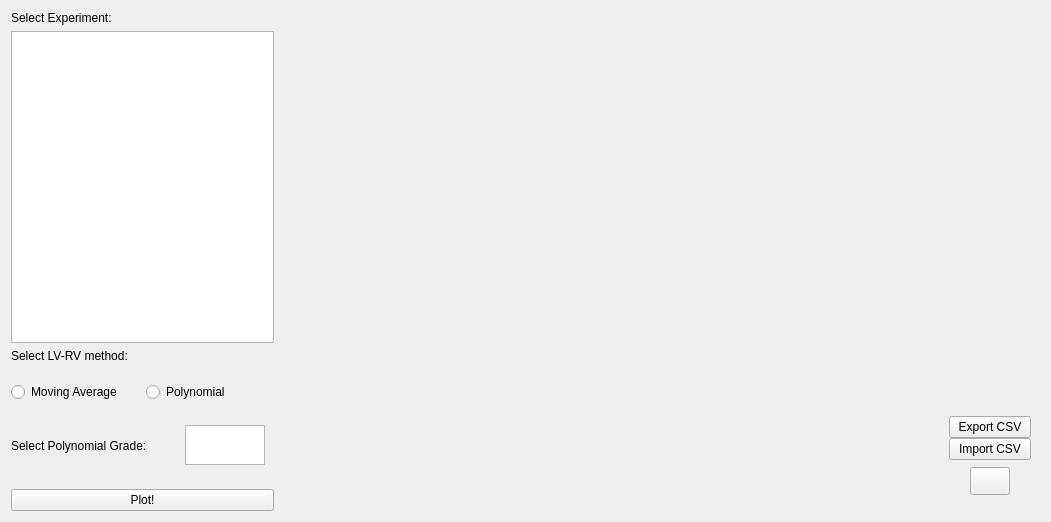
      <widget class="QWidget" name="page">
       <layout class="QGridLayout" name="gridLayout_16">
        <item row="0" column="0">
         <widget class="QFrame" name="frame_16">
          <property name="minimumSize">
           <size>
            <width>272</width>
            <height>500</height>
           </size>
          </property>
          <property name="maximumSize">
           <size>
            <width>500</width>
            <height>1680</height>
           </size>
          </property>
          <property name="frameShape">
           <enum>QFrame::NoFrame</enum>
          </property>
          <property name="frameShadow">
           <enum>QFrame::Plain</enum>
          </property>
          <property name="midLineWidth">
           <number>1</number>
          </property>
          <layout class="QGridLayout" name="gridLayout_14">
           <property name="leftMargin">
            <number>0</number>
           </property>
           <property name="topMargin">
            <number>0</number>
           </property>
           <property name="bottomMargin">
            <number>0</number>
           </property>
           <property name="horizontalSpacing">
            <number>5</number>
           </property>
           <item row="2" column="0">
            <widget class="QLabel" name="label_18">
             <property name="styleSheet">
              <string notr="true">font: 75 13pt &quot;Ubuntu Condensed&quot;;</string>
             </property>
             <property name="text">
              <string>Select LV-RV method:</string>
             </property>
            </widget>
           </item>
           <item row="0" column="0">
            <widget class="QLabel" name="label_19">
             <property name="styleSheet">
              <string notr="true">font: 75 13pt &quot;Ubuntu Condensed&quot;;</string>
             </property>
             <property name="text">
              <string>Select Experiment:</string>
             </property>
            </widget>
           </item>
           <item row="1" column="0">
            <widget class="QTableView" name="tableLVRV">
             <property name="minimumSize">
              <size>
               <width>0</width>
               <height>290</height>
              </size>
             </property>
             <property name="styleSheet">
              <string notr="true">font: 10pt &quot;Ubuntu Condensed&quot;;</string>
             </property>
            </widget>
           </item>
           <item row="4" column="0">
            <widget class="QPushButton" name="lvrv_button">
             <property name="maximumSize">
              <size>
               <width>16777215</width>
               <height>30</height>
              </size>
             </property>
             <property name="styleSheet">
              <string notr="true">font: 75 13pt &quot;Ubuntu Condensed&quot;;</string>
             </property>
             <property name="text">
              <string>Plot!</string>
             </property>
            </widget>
           </item>
           <item row="3" column="0">
            <widget class="QFrame" name="frame_17">
             <property name="minimumSize">
              <size>
               <width>0</width>
               <height>114</height>
              </size>
             </property>
             <property name="maximumSize">
              <size>
               <width>16777215</width>
               <height>114</height>
              </size>
             </property>
             <property name="frameShape">
              <enum>QFrame::NoFrame</enum>
             </property>
             <property name="frameShadow">
              <enum>QFrame::Plain</enum>
             </property>
             <layout class="QGridLayout" name="gridLayout_15">
              <property name="leftMargin">
               <number>0</number>
              </property>
              <property name="topMargin">
               <number>0</number>
              </property>
              <property name="rightMargin">
               <number>0</number>
              </property>
              <property name="bottomMargin">
               <number>0</number>
              </property>
              <item row="0" column="1">
               <widget class="QRadioButton" name="poly">
                <property name="text">
                 <string>Polynomial</string>
                </property>
               </widget>
              </item>
              <item row="0" column="0">
               <widget class="QRadioButton" name="mvAverage">
                <property name="text">
                 <string>Moving Average</string>
                </property>
               </widget>
              </item>
              <item row="1" column="0" colspan="2">
               <widget class="QFrame" name="frame_14">
                <property name="minimumSize">
                 <size>
                  <width>0</width>
                  <height>49</height>
                 </size>
                </property>
                <property name="maximumSize">
                 <size>
                  <width>16777215</width>
                  <height>49</height>
                 </size>
                </property>
                <property name="frameShape">
                 <enum>QFrame::NoFrame</enum>
                </property>
                <property name="frameShadow">
                 <enum>QFrame::Plain</enum>
                </property>
                <layout class="QHBoxLayout" name="horizontalLayout_8">
                 <property name="spacing">
                  <number>0</number>
                 </property>
                 <property name="leftMargin">
                  <number>0</number>
                 </property>
                 <property name="topMargin">
                  <number>0</number>
                 </property>
                 <property name="rightMargin">
                  <number>9</number>
                 </property>
                 <property name="bottomMargin">
                  <number>0</number>
                 </property>
                 <item>
                  <widget class="QLabel" name="label_lvrv">
                   <property name="styleSheet">
                    <string notr="true">font: 75 13pt &quot;Ubuntu Condensed&quot;;</string>
                   </property>
                   <property name="text">
                    <string>Select Polynomial Grade:</string>
                   </property>
                  </widget>
                 </item>
                 <item>
                  <widget class="QTextEdit" name="input_lvrv">
                   <property name="maximumSize">
                    <size>
                     <width>80</width>
                     <height>40</height>
                    </size>
                   </property>
                  </widget>
                 </item>
                </layout>
               </widget>
              </item>
             </layout>
            </widget>
           </item>
          </layout>
         </widget>
        </item>
        <item row="0" column="1">
         <widget class="QFrame" name="frame_1">
          <property name="sizePolicy">
           <sizepolicy hsizetype="Expanding" vsizetype="Expanding">
            <horstretch>0</horstretch>
            <verstretch>0</verstretch>
           </sizepolicy>
          </property>
          <property name="minimumSize">
           <size>
            <width>730</width>
            <height>500</height>
           </size>
          </property>
          <property name="maximumSize">
           <size>
            <width>16777215</width>
            <height>16777215</height>
           </size>
          </property>
          <property name="frameShape">
           <enum>QFrame::NoFrame</enum>
          </property>
          <property name="frameShadow">
           <enum>QFrame::Plain</enum>
          </property>
          <layout class="QHBoxLayout" name="horizontalLayout_11">
           <property name="leftMargin">
            <number>0</number>
           </property>
           <property name="topMargin">
            <number>0</number>
           </property>
           <property name="rightMargin">
            <number>0</number>
           </property>
           <property name="bottomMargin">
            <number>0</number>
           </property>
           <item>
            <widget class="QFrame" name="lvrv_frame2">
             <property name="minimumSize">
              <size>
               <width>645</width>
               <height>455</height>
              </size>
             </property>
             <property name="frameShape">
              <enum>QFrame::NoFrame</enum>
             </property>
             <property name="frameShadow">
              <enum>QFrame::Plain</enum>
             </property>
             <layout class="QVBoxLayout" name="verticalLayout_22">
              <property name="spacing">
               <number>0</number>
              </property>
              <property name="leftMargin">
               <number>0</number>
              </property>
              <property name="topMargin">
               <number>0</number>
              </property>
              <property name="rightMargin">
               <number>0</number>
              </property>
              <property name="bottomMargin">
               <number>0</number>
              </property>
              <item>
               <widget class="QFrame" name="lvrv_frame">
                <property name="frameShape">
                 <enum>QFrame::NoFrame</enum>
                </property>
                <property name="frameShadow">
                 <enum>QFrame::Plain</enum>
                </property>
               </widget>
              </item>
              <item>
               <widget class="QFrame" name="frame_34">
                <property name="maximumSize">
                 <size>
                  <width>16777215</width>
                  <height>30</height>
                 </size>
                </property>
                <property name="frameShape">
                 <enum>QFrame::NoFrame</enum>
                </property>
                <property name="frameShadow">
                 <enum>QFrame::Plain</enum>
                </property>
                <layout class="QGridLayout" name="gridLayout_13">
                 <property name="leftMargin">
                  <number>0</number>
                 </property>
                 <property name="topMargin">
                  <number>0</number>
                 </property>
                 <property name="rightMargin">
                  <number>0</number>
                 </property>
                 <property name="bottomMargin">
                  <number>0</number>
                 </property>
                 <property name="spacing">
                  <number>0</number>
                 </property>
                 <item row="0" column="0">
                  <widget class="QLabel" name="loadingLVRV">
                   <property name="text">
                    <string/>
                   </property>
                  </widget>
                 </item>
                </layout>
               </widget>
              </item>
             </layout>
            </widget>
           </item>
           <item>
            <widget class="QFrame" name="frame_27">
             <property name="minimumSize">
              <size>
               <width>90</width>
               <height>0</height>
              </size>
             </property>
             <property name="maximumSize">
              <size>
               <width>200</width>
               <height>16777215</height>
              </size>
             </property>
             <property name="frameShape">
              <enum>QFrame::NoFrame</enum>
             </property>
             <property name="frameShadow">
              <enum>QFrame::Raised</enum>
             </property>
             <layout class="QVBoxLayout" name="verticalLayout_17">
              <property name="spacing">
               <number>0</number>
              </property>
              <property name="leftMargin">
               <number>0</number>
              </property>
              <property name="topMargin">
               <number>0</number>
              </property>
              <property name="rightMargin">
               <number>0</number>
              </property>
              <property name="bottomMargin">
               <number>0</number>
              </property>
              <item>
               <widget class="QFrame" name="frame_28">
                <property name="maximumSize">
                 <size>
                  <width>16777215</width>
                  <height>60</height>
                 </size>
                </property>
                <property name="frameShape">
                 <enum>QFrame::NoFrame</enum>
                </property>
                <property name="frameShadow">
                 <enum>QFrame::Plain</enum>
                </property>
                <layout class="QVBoxLayout" name="verticalLayout_18"/>
               </widget>
              </item>
              <item>
               <widget class="QFrame" name="frame_filters_3">
                <property name="frameShape">
                 <enum>QFrame::NoFrame</enum>
                </property>
                <property name="frameShadow">
                 <enum>QFrame::Plain</enum>
                </property>
                <layout class="QVBoxLayout" name="verticalLayout_19">
                 <property name="spacing">
                  <number>0</number>
                 </property>
                 <property name="leftMargin">
                  <number>0</number>
                 </property>
                 <property name="topMargin">
                  <number>0</number>
                 </property>
                 <property name="rightMargin">
                  <number>0</number>
                 </property>
                 <property name="bottomMargin">
                  <number>0</number>
                 </property>
                 <item>
                  <widget class="QFrame" name="frame_sliders_3">
                   <property name="frameShape">
                    <enum>QFrame::NoFrame</enum>
                   </property>
                   <property name="frameShadow">
                    <enum>QFrame::Plain</enum>
                   </property>
                  </widget>
                 </item>
                 <item>
                  <widget class="QFrame" name="frame_29">
                   <property name="minimumSize">
                    <size>
                     <width>90</width>
                     <height>197</height>
                    </size>
                   </property>
                   <property name="frameShape">
                    <enum>QFrame::NoFrame</enum>
                   </property>
                   <property name="frameShadow">
                    <enum>QFrame::Plain</enum>
                   </property>
                   <layout class="QVBoxLayout" name="verticalLayout_20">
                    <item>
                     <widget class="QFrame" name="frame_30">
                      <property name="frameShape">
                       <enum>QFrame::NoFrame</enum>
                      </property>
                      <property name="frameShadow">
                       <enum>QFrame::Plain</enum>
                      </property>
                     </widget>
                    </item>
                    <item>
                     <widget class="QFrame" name="frame_31">
                      <property name="minimumSize">
                       <size>
                        <width>82</width>
                        <height>86</height>
                       </size>
                      </property>
                      <property name="maximumSize">
                       <size>
                        <width>82</width>
                        <height>86</height>
                       </size>
                      </property>
                      <property name="frameShape">
                       <enum>QFrame::NoFrame</enum>
                      </property>
                      <property name="frameShadow">
                       <enum>QFrame::Plain</enum>
                      </property>
                      <layout class="QVBoxLayout" name="verticalLayout_21">
                       <property name="spacing">
                        <number>0</number>
                       </property>
                       <property name="leftMargin">
                        <number>0</number>
                       </property>
                       <property name="topMargin">
                        <number>0</number>
                       </property>
                       <property name="rightMargin">
                        <number>0</number>
                       </property>
                       <property name="bottomMargin">
                        <number>0</number>
                       </property>
                       <item>
                        <widget class="QPushButton" name="exportCSVLVRV">
                         <property name="text">
                          <string>Export CSV</string>
                         </property>
                        </widget>
                       </item>
                       <item>
                        <widget class="QPushButton" name="ImportCSVLVRV">
                         <property name="text">
                          <string>Import CSV</string>
                         </property>
                        </widget>
                       </item>
                       <item>
                        <widget class="QFrame" name="frame_69">
                         <property name="frameShape">
                          <enum>QFrame::NoFrame</enum>
                         </property>
                         <property name="frameShadow">
                          <enum>QFrame::Plain</enum>
                         </property>
                         <layout class="QGridLayout" name="gridLayout_30">
                          <property name="leftMargin">
                           <number>0</number>
                          </property>
                          <property name="topMargin">
                           <number>0</number>
                          </property>
                          <property name="rightMargin">
                           <number>0</number>
                          </property>
                          <property name="bottomMargin">
                           <number>0</number>
                          </property>
                          <property name="spacing">
                           <number>0</number>
                          </property>
                          <item row="0" column="0">
                           <widget class="QFrame" name="frame_70">
                            <property name="frameShape">
                             <enum>QFrame::NoFrame</enum>
                            </property>
                            <property name="frameShadow">
                             <enum>QFrame::Plain</enum>
                            </property>
                            <layout class="QGridLayout" name="gridLayout_29">
                             <property name="leftMargin">
                              <number>0</number>
                             </property>
                             <property name="topMargin">
                              <number>0</number>
                             </property>
                             <property name="rightMargin">
                              <number>0</number>
                             </property>
                             <property name="bottomMargin">
                              <number>0</number>
                             </property>
                             <property name="spacing">
                              <number>0</number>
                             </property>
                             <item row="0" column="0">
                              <widget class="QPushButton" name="home7">
                               <property name="maximumSize">
                                <size>
                                 <width>40</width>
                                 <height>28</height>
                                </size>
                               </property>
                               <property name="text">
                                <string/>
                               </property>
                              </widget>
                             </item>
                            </layout>
                           </widget>
                          </item>
                         </layout>
                        </widget>
                       </item>
                      </layout>
                     </widget>
                    </item>
                   </layout>
                  </widget>
                 </item>
                </layout>
               </widget>
              </item>
             </layout>
            </widget>
           </item>
          </layout>
         </widget>
        </item>
       </layout>
      </widget>
